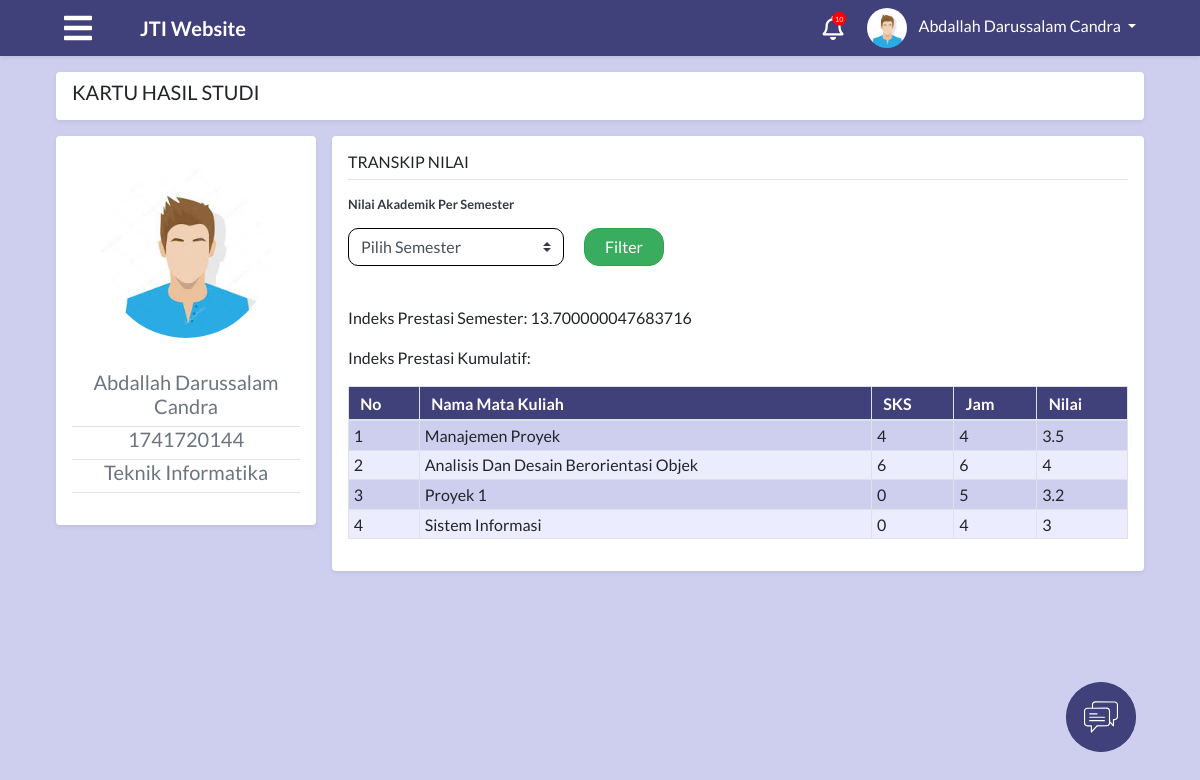
The app's page /module/index.php?module=nilai (signed in) with its own data.
### tables this page shows
CREATE TABLE `tabel_mahasiswa` (
  `id_mahasiswa` int(30) NOT NULL,
  `id_prodi` int(30) NOT NULL,
  `id_kelas` int(30) NOT NULL,
  `id_semester` int(11) NOT NULL,
  `nim` varchar(50) NOT NULL,
  `nama` varchar(100) NOT NULL,
  `alamat` varchar(250) DEFAULT NULL,
  `jenis_kelamin` enum('laki-laki','perempuan') NOT NULL,
  `tempat_lahir` varchar(50) DEFAULT NULL,
  `tanggal_lahir` date DEFAULT NULL,
  `foto` text,
  `waktu_edit` datetime DEFAULT NULL,
  `id_user` int(11) NOT NULL
);

CREATE TABLE `tabel_prodi` (
  `id_prodi` int(30) NOT NULL,
  `nama` varchar(50) NOT NULL,
  `kode` varchar(30) NOT NULL
);

CREATE TABLE `tabel_khs` (
  `id_khs` int(30) NOT NULL,
  `id_mahasiswa` int(30) NOT NULL,
  `id_kelas` int(30) NOT NULL,
  `id_semester` int(30) NOT NULL,
  `id_matkul` int(11) DEFAULT NULL,
  `nilai` float NOT NULL,
  `waktu_edit` datetime NOT NULL
);

CREATE TABLE `tabel_matkul` (
  `id_matkul` int(11) NOT NULL,
  `nama` varchar(50) NOT NULL,
  `sks` int(11) NOT NULL,
  `jam` int(11) NOT NULL
);

### process/proses_nilai.php (called while the page is built, shortened)
<?php
function khs($con, $idUser)
{
  $khs = "select a.*, b.* from tabel_khs a, tabel_matkul b, tabel_mahasiswa c, tabel_user d where a.id_matkul=b.id_matkul and a.id_mahasiswa=c.id_mahasiswa and c.id_user=d.id_user and d.id_user='$idUser' and a.id_semester=c.id_semester";
  $resultKhs = mysqli_query($con, $khs);
  return $resultKhs;
}
function cekSemester($con, $idUser){
    $cekSemester="select a.id_semester from tabel_semester a, tabel_mahasiswa b where a.id_semester=b.id_semester and b.id_user='$idUser'";
    $resultCekSemester=mysqli_query($con, $cekSemester);
    $row=mysqli_fetch_assoc($resultCekSemester);
    return $row["id_semester"];
}
function indeksSemester($con, $idUser){
    $idSemester=cekSemester($con, $idUser);
    $indeksSemester = "select sum(a.nilai) as indeksSemester from tabel_khs a, tabel_matkul b, tabel_mahasiswa c, tabel_user d where a.id_matkul=b.id_matkul and a.id_mahasiswa=c.id_mahasiswa and c.id_user=d.id_user and d.id_user='$idUser' and a.id_semester=$idSemester";
    $resultIndeksSemester = mysqli_query($con, $indeksSemester);
    $rowIndeksSemester=mysqli_fetch_assoc($resultIndeksSemester);
    return $rowIndeksSemester["indeksSemester"];
}
?>

### module/mahasiswa/nilai.php (the view, shortened to what this page needs)
<?php
include "../config/connection.php";
include "../process/proses_nilai.php";
$idUser = $_SESSION['id'];
$queryUser = "SELECT a.*, b.*, c.nama as prodi FROM tabel_user a, tabel_mahasiswa b, tabel_prodi c WHERE a.id_user=$idUser and a.id_user=b.id_user and b.id_prodi = c.id_prodi";
$resultUser = mysqli_query($con, $queryUser);
$rowUser = mysqli_fetch_assoc($resultUser);
$namaUser = $rowUser["nama"];
$nimUser = $rowUser["nim"];
$prodiUser = $rowUser["prodi"];
?>
<main role="main" class="container-fluid">
    <div id="nilai" class="row">
        <div class="col-md-12 p-0">
            <div class="m-2 bg-white shadow-sm rounded">
                <nav class="nav nav-underline">
                <h5><span class="nav-link">KARTU HASIL STUDI</span></h5>
                </nav>
            </div>
        </div>
        <div class="col-md-3 p-0">
            <div class="m-2 p-3 bg-white rounded shadow-sm">
                <div class="media text-muted pt-3">
                    <div class="media-body pb-3 mb-0 small lh-125">
                        <center><img src="../attachment/img/avatar.jpeg" class="gambar-profil img-circle" height="170" width="170"></center>
                        <br><br>
                        <h5 class="border-bottom border-gray pb-2 mb-0" align="center"><?php echo $namaUser; ?></h6>
                        <h5 class="border-bottom border-gray pb-2 mb-0" align="center"><?php echo $nimUser; ?></h6>
                        <h5 class="border-bottom border-gray pb-2 mb-0" align="center"><?php echo $prodiUser; ?></h6>
                    </div>
                </div>
            </div>
        </div>
        <div class="col-md-9 p-0">
            <div class="m-2 p-3 bg-white rounded shadow-sm">
            <h6 class="border-bottom border-gray pb-2 mb-0">TRANSKIP NILAI</h6>
                <div class="media text-muted pt-3">
                    <p class="media-body pb-3 mb-0 small lh-125">
                    <strong class="d-block text-dark">Nilai Akademik Per Semester</strong>
                    </p>
                </div>
                <form action="?module=nilai" method="post">
                <select class="semester custom-select" name="semester" style="width:216px">
                    <option value="0">Pilih Semester</option>
                </select>
                <button type="submit" name="filter" class="tmbl-filter btn btn-success">Filter</button><br><br>
                </form>
                <p>Indeks Prestasi Semester: <?php echo indeksSemester($con, $idUser);?> </p>
                <p>Indeks Prestasi Kumulatif: </p>
                <?php
                if(isset($_POST["filter"])){
                    $result=filterKhs($con, $idUser, $_POST["semester"]);
                }else{
                    $result = khs($con, $idUser);
                }
                if(mysqli_num_rows($result) > 0){
                    ?>
                    <table class="table table-striped table-bordered">
                        <thead class="text-white bg-blue">
                            <tr>
                                <th>No</th>
                                <th>Nama Mata Kuliah</th>
                                <th>SKS</th>
                                <th>Jam</th>
                                <th>Nilai</th>
                            </tr>
                        </thead>
                        <tbody>
                            <?php
                            $index = 1;
                            while($row = mysqli_fetch_assoc($result)){
                                ?>
                                <tr>
                                    <td><?php echo $index++;?></td>
                                    <td><?php echo $row["nama"];?></td>
                                    <td><?php echo $row["sks"];?></td>
                                    <td><?php echo $row["jam"];?></td>
                                    <td><?php echo $row["nilai"];?></td>
                                </tr>
                            <?php
                            }
                            ?>
                        </tbody>
                    </table>
                    <?php
                }
                ?>
                </div>
            </div>
        </div>
    </div>

### module/index.php (shortened to what this page needs)
<?php
include "../config/connection.php";
$level = $_SESSION['level'];
$idUser = $_SESSION['id'];
?>
<?php
switch ($level) {
  case 'mahasiswa':
    $queryUser = "SELECT a.*, b.* FROM tabel_user a, tabel_mahasiswa b WHERE a.id_user=$idUser and a.id_user=b.id_user";
    $resultUser = mysqli_query($con, $queryUser);
    $rowUser = mysqli_fetch_assoc($resultUser);
    $namaUser = $rowUser["nama"];
    break;
}
?>
<!DOCTYPE html>
<html>
<head>
  <?php
  include "../config/styles.php";
  ?>
</head>
<body>
    <nav class="app-navbar navbar navbar-expand-md navbar-dark bg-blue shadow-sm sticky-top mb-2">
      <?php
      if ($level == "admin") {
        ?>
        <a class="ml-5 mr-5" id="navigation-admin-btn"> <i class="fas fa-bars text-white burger-icon"></i></a>
      <?php
    } else {
      ?>
        <a class="ml-5 mr-5" id="navigation-btn"> <i class="fas fa-bars text-white burger-icon"></i></a>
      <?php
    }
    ?>
      <a class="navbar-brand " href="index.php?module=home"><b>JTI Website</b></a>
      <div class="collapse navbar-collapse" id="navbarCollapse">
        <i class="notification-icon text-white far fa-bell" onclick="location.href='index.php?module=notifikasi';">
          <span class="fas fa-circle notification-bubble"></span>
          <span class="notification-bubble-num">10</span>
        </i>
        <div class="dropdown mr-5">
          <img class="dropdown-toggle nav-profile-photo ml-4 " src="../attachment/img/avatar.jpeg" data-toggle="dropdown" aria-haspopup="true" aria-expanded="false">
          <a href="#" class="dropdown-toggle ml-2 profile-link" id="dropdownMenuButton" data-toggle="dropdown" aria-haspopup="true" aria-expanded="false"><?php echo ($namaUser); ?>&nbsp;<b class="caret"></b></a>
        </div>
      </div>
    </nav>
    <div class="container-fluid px-5">
      <?php
      $module = $_GET["module"];
      if ($level == "mahasiswa") {
        switch ($module) {
          case "nilai":
            include "mahasiswa/nilai.php";
            break;
        }
      } else if ($level == "dosen") {
        switch ($module) {
          case "home":
            include "dosen/home.php";
            break;
          case "kompenAbsen":
            include "dosen/dosenKompen.php";
            break;
          case "notifikasi":
            include "notifikasi.php";
            break;
          default:
            include "404.php";
        }
      } else if ($level == "admin") {
        switch ($module) {
          case "home":
            include "admin/home.php";
            break;
          case "ruang":
            include "admin/ruang/ruangan.php";
            break;
          case "khs":
            include "admin/khs/khs.php";
            break;
          case "khsLihat":
            include "admin/khs/khsLihat.php";
            break;
          case "dataDosen":
            include "admin/dosen/dataDosen.php";
            break;
          case "dataMahasiswa":
            include "admin/mahasiswa/dataMahasiswa.php";
            break;
          case "mataKuliah":
            include "admin/matakuliah/mataKuliah.php";
            break;
          case "krs":
            include "admin/krs/krsAdmin.php";
            break;
          case "krsPerKelas":
            include "admin/krs/krsPerKelas.php";
            break;
          case "dataJadwalKuliah":
            include "admin/jadwal/dataJadwalKuliah.php";
            break;
          case "beasiswa":
            include "admin/mahasiswa/beasiswa.php";
            break;
          case "eComplain":
            include "admin/eComplain/eComplain.php";
            break;
          case "beritaPengumuman":
            include "admin/berita/beritaPengumuman.php";
            break;
          case "kuisioner":
            include "admin/kuisioner/kuisioner.php";
            break;
          case "kriteriaKuisioner":
            include "admin/kuisioner/kriteriaKuisioner.php";
            break;
          case "absenKompen":
            include "admin/absen & kompen/absenKompen.php";
            break;
          case "kelas":
            include "admin/kelas/kelas.php";
            break;
          case "notifikasi":
            include "notifikasi.php";
            break;
          default:
            include "404.php";
        }
      }
      if ($level != "admin") {
        ?>
        <img id="toggleChat" src="../img/Chat.svg" alt="chat" class="chat-bubble">
      <?php
    }
    ?>
</body>
</html>

### config/styles.php (shortened to what this page needs)
<link rel="stylesheet" href="https://stackpath.bootstrapcdn.com/bootstrap/4.3.1/css/bootstrap.min.css">
<link rel="stylesheet" href="https://cdnjs.cloudflare.com/ajax/libs/bootstrap-datepicker/1.8.0/css/bootstrap-datepicker3.css">
<link rel="stylesheet" href="https://cdnjs.cloudflare.com/ajax/libs/ekko-lightbox/5.3.0/ekko-lightbox.css">
<link rel="stylesheet" href="https://use.fontawesome.com/releases/v5.7.2/css/all.css">
<link rel="stylesheet" href="../css/style.css">
<link rel="stylesheet" href="../css/login.css">
<link rel="stylesheet" href="../css/home.css">
<link rel="stylesheet" href="../css/jadwal.css">
<link rel="stylesheet" href="../css/krs.css">
<link rel="stylesheet" href="../css/nilai.css">
<link rel="stylesheet" href="../css/kompenAbsen.css">
<link rel="stylesheet" href="../css/kelasKosong.css">
<link rel="stylesheet" href="../css/notifikasi.css">
<link rel="stylesheet" href="../css/dosenKompen.css">
<link rel="stylesheet" href="../css/adminRuang.css">
<link rel="stylesheet" href="../css/admin.css">
<link rel="stylesheet" href="../css/dataDosen.css">
<link rel="stylesheet" href="../css/adminDataJadwalKuliah.css">
<link rel="stylesheet" href="../css/dataMahasiswa.css">
<link rel="stylesheet" href="../css/adminKhs.css">
<link rel="stylesheet" href="../css/krsAdmin.css">
<link rel="stylesheet" href="../css/eComplain.css">
<link rel="stylesheet" href="../css/adminBerita.css">
<link rel="stylesheet" href="../css/kuisioner.css">
<link rel="stylesheet" href="../css/absenKompen.css">

### css/style.css (style rules this page uses)
* { font-family: "Lato"; }
body, html { margin: 0; padding: 0; }
body { background-color: #ceceef !important; }
.app-navbar { z-index: 0; }
.burger-icon { font-size: 2em; }
.notification-icon { font-size: 1.5em; position: relative; cursor: pointer; }
.notification-bubble { position: absolute; font-size: 0.6em; top: -4px; color: red; right: -3px; }
.notification-bubble-num { position: absolute; font-size: 0.3em; top: 0px; color: #ffffff; right: 0px; }
.profile-link:link { color: #ffffff; text-decoration: none; }
.profile-link { color: #ffffff; text-decoration: none; }
.nav-profile-photo { width: 2.5em; border-radius: 50%; }
.app-navbar { z-index: 1; }
.bg-blue { background-color: #40407a; }
.lh-125 { line-height: 1.25; }
#navigation-btn, #navigation-admin-btn, .pointer { cursor: pointer; }
.chat-bubble { cursor: pointer; position: fixed; bottom: 3em; right: 4em; background: #40407a; width: 4.4em; height: 4.4em; border-radius: 50%; display: flex; justify-content: center; align-items: center; }
.table-striped > thead > tr > th { padding: 0.4em; padding-left: 0.7em; padding-right: 0.7em; }
.table-striped > thead > tr > th { background-color: #40407a; color: white; }
.table-striped > tbody > tr:nth-child(odd) > td { background-color: #ceceef; }
.table-striped > tbody > tr:nth-child(even) > td { background-color: #ececff; }
.table-striped > tbody > tr > td { font-size: 1em; padding: 0.3em; }

### css/login.css (style rules this page uses)
body { padding-top: 0 !important; }

### css/nilai.css (style rules this page uses)
#nilai .gambar-profil { border-radius: 50%; }
#nilai .semester { border: 1px solid #000000; box-sizing: border-box; border-radius: 10px; }
#nilai .tmbl-filter { position: absolute; width: 69px; left: 260px; background: #3AAC5F; border-radius: 15px; width: 80px; }
#nilai .table-striped>tbody>tr:nth-child(odd)>td { background-color:#CECEEF; }
#nilai .table-striped>tbody>tr:nth-child(even)>td { background-color:#ECECFF; }

### css/notifikasi.css (style rules this page uses)
td { border-top: 2px solid rgb(187, 187, 187); border-bottom: 2px solid rgb(187, 187, 187); }

### records on screen
tabel_mahasiswa: nama "Abdallah Darussalam Candra", nim "1741720144", id_prodi.nama "Teknik Informatika"
tabel_khs: id_matkul.nama "Manajemen Proyek", id_matkul.sks "4", id_matkul.jam "4", nilai "3.5"
tabel_khs: id_matkul.nama "Analisis Dan Desain Berorientasi Objek", id_matkul.sks "6", id_matkul.jam "6", nilai "4"
tabel_khs: id_matkul.nama "Proyek 1", id_matkul.sks "0", id_matkul.jam "5", nilai "3.2"
tabel_khs: id_matkul.nama "Sistem Informasi", id_matkul.sks "0", id_matkul.jam "4", nilai "3"

### other values on screen
indeksSemester($con, $idUser) "13.700000047683716"
